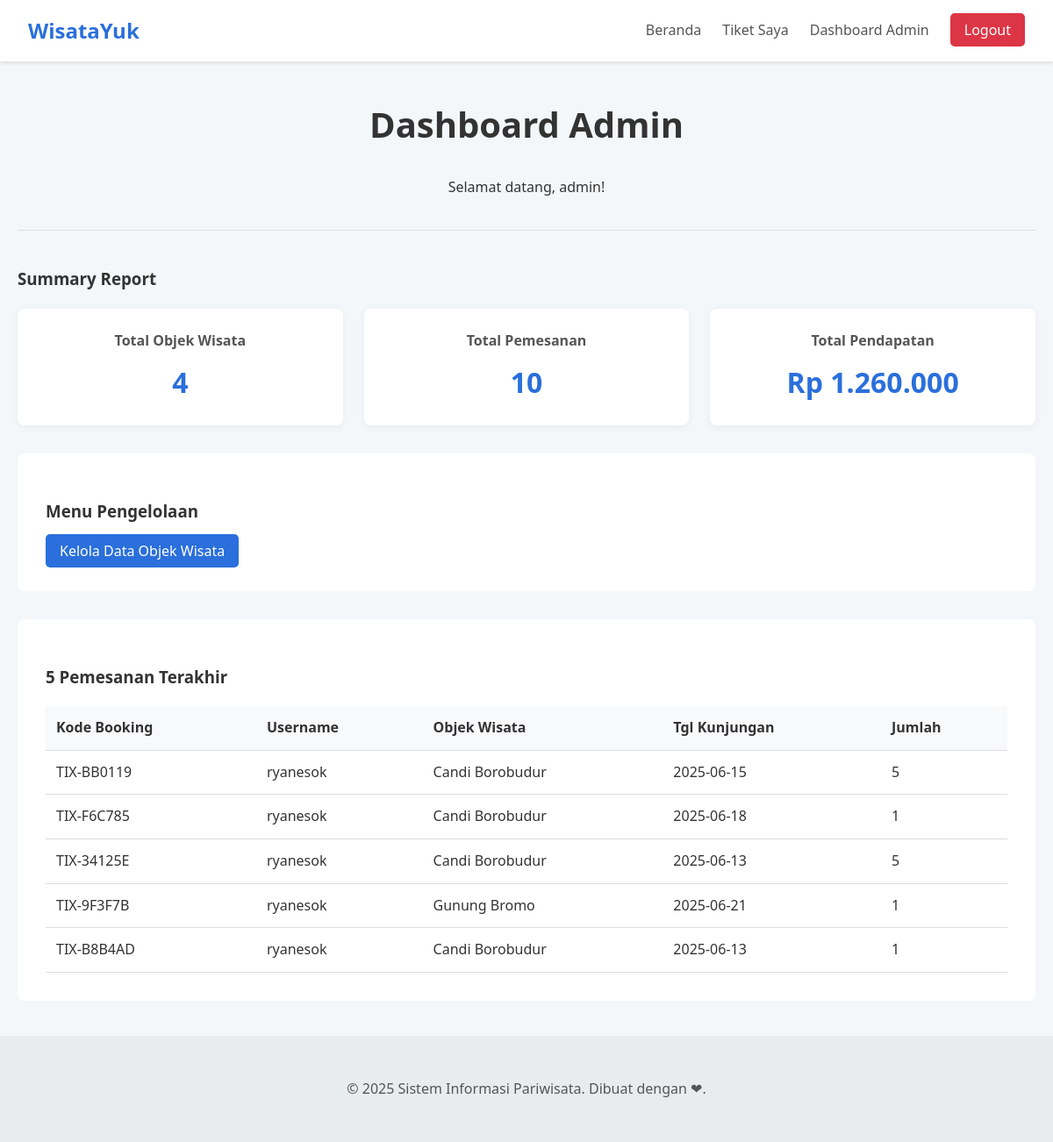
Screenshot of /index.php?page=admin_dashboard (signed in) with the database file from the repository.
### tables this page shows
CREATE TABLE `pemesanan` (
  `id` int(11) NOT NULL,
  `user_id` int(11) NOT NULL,
  `wisata_id` int(11) NOT NULL,
  `kode_booking` varchar(20) NOT NULL,
  `tanggal_kunjungan` date NOT NULL,
  `jumlah_tiket` int(11) NOT NULL,
  `total_harga` decimal(12,2) NOT NULL,
  `status_pembayaran` enum('paid','pending') NOT NULL DEFAULT 'paid',
  `tanggal_pemesanan` timestamp NOT NULL DEFAULT current_timestamp()
);

CREATE TABLE `users` (
  `id` int(11) NOT NULL,
  `username` varchar(50) NOT NULL,
  `password` varchar(255) NOT NULL,
  `nama_lengkap` varchar(100) NOT NULL,
  `role` enum('user','admin','dinas') NOT NULL,
  `created_at` timestamp NOT NULL DEFAULT current_timestamp()
);

CREATE TABLE `objek_wisata` (
  `id` int(11) NOT NULL,
  `nama_wisata` varchar(100) NOT NULL,
  `deskripsi` text NOT NULL,
  `lokasi` varchar(150) NOT NULL,
  `harga_tiket` decimal(10,2) NOT NULL,
  `gambar_url` varchar(255) DEFAULT 'https://placehold.co/600x400/e2e8f0/e2e8f0?text=Gambar',
  `kuota_harian` int(11) DEFAULT NULL COMMENT 'Kuota tiket per hari, NULL berarti tidak terbatas',
  `jadwal_operasional` text DEFAULT NULL COMMENT 'Menyimpan jadwal dalam format JSON'
);

### pages/admin-dashboard.php (the view, shortened to what this page needs)
<?php
$total_wisata = $conn->query("SELECT COUNT(*) as total FROM objek_wisata")->fetch_assoc()['total'];
$total_pemesanan = $conn->query("SELECT COUNT(*) as total FROM pemesanan")->fetch_assoc()['total'];
$total_pendapatan_result = $conn->query("SELECT SUM(total_harga) as total FROM pemesanan WHERE status_pembayaran = 'paid'");
$total_pendapatan = $total_pendapatan_result->num_rows > 0 ? $total_pendapatan_result->fetch_assoc()['total'] : 0;
$sql_pemesanan = "SELECT p.kode_booking, u.username, w.nama_wisata, p.tanggal_kunjungan, p.jumlah_tiket
                  FROM pemesanan p
                  JOIN users u ON p.user_id = u.id
                  JOIN objek_wisata w ON p.wisata_id = w.id
                  ORDER BY p.tanggal_pemesanan DESC LIMIT 5";
$pemesanan_terakhir = $conn->query($sql_pemesanan);
?>
<div class="page-header">
    <h1>Dashboard Admin</h1>
    <p>Selamat datang, <?= htmlspecialchars($_SESSION['username']) ?>!</p>
</div>
<h3>Summary Report</h3>
<div class="summary-grid">
    <div class="summary-card">
        <h4>Total Objek Wisata</h4>
        <p><?= $total_wisata ?></p>
    </div>
    <div class="summary-card">
        <h4>Total Pemesanan</h4>
        <p><?= $total_pemesanan ?></p>
    </div>
    <div class="summary-card">
        <h4>Total Pendapatan</h4>
        <p>Rp <?= number_format($total_pendapatan, 0, ',', '.') ?></p>
    </div>
</div>
<div class="management-section">
    <h3>Menu Pengelolaan</h3>
    <a href="index.php?page=admin_kelola_wisata" class="btn">Kelola Data Objek Wisata</a>
</div>
<div class="management-section">
    <h3>5 Pemesanan Terakhir</h3>
    <table class="data-table">
        <thead>
            <tr>
                <th>Kode Booking</th>
                <th>Username</th>
                <th>Objek Wisata</th>
                <th>Tgl Kunjungan</th>
                <th>Jumlah</th>
            </tr>
        </thead>
        <tbody>
            <?php if ($pemesanan_terakhir->num_rows > 0): ?>
                <?php while($row = $pemesanan_terakhir->fetch_assoc()): ?>
                <tr>
                    <td><?= htmlspecialchars($row['kode_booking']) ?></td>
                    <td><?= htmlspecialchars($row['username']) ?></td>
                    <td><?= htmlspecialchars($row['nama_wisata']) ?></td>
                    <td><?= htmlspecialchars($row['tanggal_kunjungan']) ?></td>
                    <td><?= htmlspecialchars($row['jumlah_tiket']) ?></td>
                </tr>
                <?php endwhile; ?>
            <?php else: ?>
                <tr><td colspan="5">Belum ada data pemesanan.</td></tr>
            <?php endif; ?>
        </tbody>
    </table>
</div>

### style.css (style rules this page uses)
body { font-family: 'Segoe UI', Tahoma, Geneva, Verdana, sans-serif; margin: 0; background-color: #f4f7f9; color: #333; line-height: 1.6; }
.btn, .btn-register, .btn-logout { padding: 0.5rem 1rem; border-radius: 5px; text-decoration: none; color: #fff; font-weight: 500; transition: background-color 0.3s; }
.btn { background-color: #2a6fdb; }
.page-header { text-align: center; margin: 40px 0; padding-bottom: 20px; border-bottom: 1px solid #ddd; }
.page-header h1 { font-size: 2.5rem; color: #333; }
.summary-grid { display: grid; grid-template-columns: repeat(auto-fit, minmax(250px, 1fr)); gap: 1.5rem; margin-bottom: 2rem; }
.summary-card { background: #fff; padding: 1.5rem; border-radius: 8px; box-shadow: 0 2px 8px rgba(0,0,0,0.05); text-align: center; }
.summary-card h4 { margin: 0 0 0.5rem; color: #555; }
.summary-card p { font-size: 2rem; font-weight: bold; color: #2a6fdb; margin: 0; }
.management-section { background: #fff; padding: 2rem; border-radius: 8px; margin-top: 2rem; }
.data-table { width: 100%; border-collapse: collapse; margin-top: 1rem; }
.data-table th, .data-table td { padding: 0.75rem; text-align: left; border-bottom: 1px solid #ddd; }
.data-table th { background-color: #f8f9fa; }

### rows the page displays
pemesanan: kode_booking "TIX-BB0119", user.username "ryanesok", wisata.nama_wisata "Candi Borobudur", tanggal_kunjungan "2025-06-15", jumlah_tiket "5"
pemesanan: kode_booking "TIX-F6C785", user.username "ryanesok", wisata.nama_wisata "Candi Borobudur", tanggal_kunjungan "2025-06-18", jumlah_tiket "1"
pemesanan: kode_booking "TIX-34125E", user.username "ryanesok", wisata.nama_wisata "Candi Borobudur", tanggal_kunjungan "2025-06-13", jumlah_tiket "5"
pemesanan: kode_booking "TIX-9F3F7B", user.username "ryanesok", wisata.nama_wisata "Gunung Bromo", tanggal_kunjungan "2025-06-21", jumlah_tiket "1"
pemesanan: kode_booking "TIX-B8B4AD", user.username "ryanesok", wisata.nama_wisata "Candi Borobudur", tanggal_kunjungan "2025-06-13", jumlah_tiket "1"

### other values shown
$_SESSION['username'] "admin"
$total_wisata "4"
$total_pemesanan "10"
$total_pendapatan "1.260.000"
